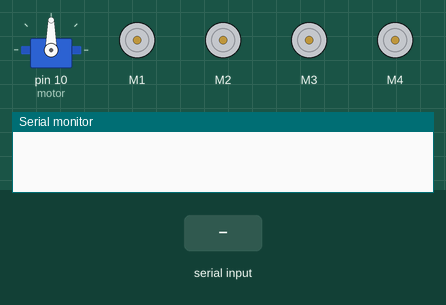
The sketch below on a simulated Arduino Uno, built with avr-gcc and run on an emulated ATmega328P. On the bench: servo, 4 × DC motor (green arrow = forward, orange = backward, longer = faster), the last lines printed to the serial monitor. The test bench sets the inputs (shaded band).

Above: at 1.2 s.
1.3 s: "F" received over Serial
At 2.3 s:
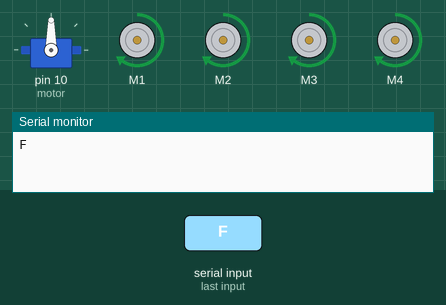
2.8 s: "B" received over Serial
At 3.5 s:
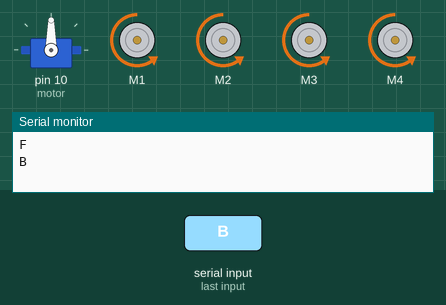
4.3 s: "L" received over Serial
At 4.6 s:
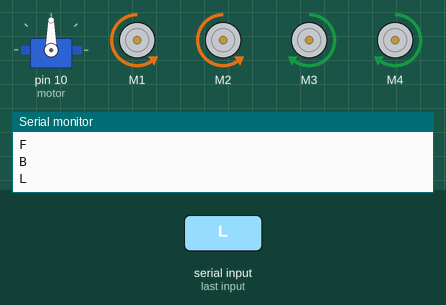
5.8 s: "R" received over Serial
At 6.9 s:
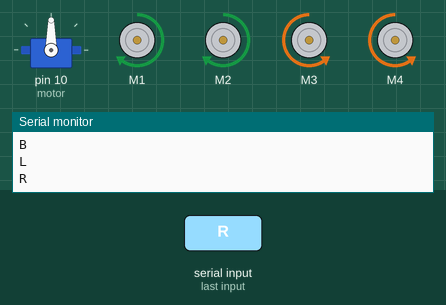
Timing chart, 0 to 8.3 s (numbered marks = the images above; inputs shaded):
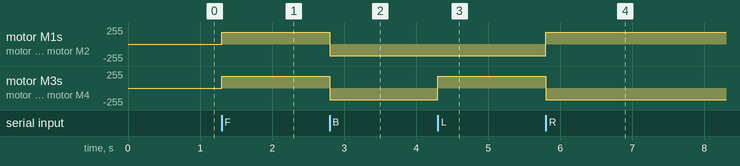

The sketch:

arduino.ino
```cpp
#include <Servo.h>
#include <AFMotor.h>

#define Echo A0
#define Trig A1
#define motor 10
#define Speed 175
#define spoint 103

char value;
int distance;
int Left;
int Right;
int L = 0;
int R = 0;
int L1 = 0;
int R1 = 0;

Servo servo;
AF_DCMotor M1(1);
AF_DCMotor M2(2);
AF_DCMotor M3(3);
AF_DCMotor M4(4);

void setup() {
  Serial.begin(9600);          // Initialize serial communication for Bluetooth
  pinMode(Trig, OUTPUT);       // Ultrasonic sensor trigger pin
  pinMode(Echo, INPUT);        // Ultrasonic sensor echo pin
  servo.attach(motor);         // Attach the servo for obstacle avoidance
  M1.setSpeed(Speed);          // Set the speed for all motors
  M2.setSpeed(Speed);
  M3.setSpeed(Speed);
  M4.setSpeed(Speed);
}

void loop() {

  // obstacle();
  bluetooth();

}

void bluetooth(){
  if (Serial.available() > 0) {
    value = Serial.read();
    Serial.println(value);
  }
  if (value == 'F') {
    forward();
  } else if (value == 'B') {
    backward();
  } else if (value == 'L') {
    left();
  } else if (value == 'R') {
    right();
  } else if (value == 'S') {
    Stop();
  }
}

void obstacle(){
  distance = ultrasonic();
  if (distance <= 50) {
    Stop();
    backward();
    delay(500);
    Stop();
    L = leftsee();
    servo.write(spoint);
    delay(800);
    R = rightsee();
    servo.write(spoint);

    if (L < R) {
      right();
      delay(500);
      Stop();
      delay(200);
    } else if (L > R) {
      left();
      delay(500);
      Stop();
      delay(200);
    }
  } else {
    forward();
  }
}

int ultrasonic() {
  digitalWrite(Trig, LOW);
  delayMicroseconds(4);
  digitalWrite(Trig, HIGH);
  delayMicroseconds(10);
  digitalWrite(Trig, LOW);
  long t = pulseIn(Echo, HIGH);
  long cm = t / 58.2; // time convert distance
  delay(100);
  return cm;
}

void forward() {
  M1.run(FORWARD);
  M2.run(FORWARD);
  M3.run(FORWARD);
  M4.run(FORWARD);
}
void backward() {
  M1.run(BACKWARD);
  M2.run(BACKWARD);
  M3.run(BACKWARD);
  M4.run(BACKWARD);
}
void left() {
  M1.run(BACKWARD);
  M2.run(BACKWARD);
  M3.run(FORWARD);
  M4.run(FORWARD);
}
void right() {
  M1.run(FORWARD);
  M2.run(FORWARD);
  M3.run(BACKWARD);
  M4.run(BACKWARD);
}
void Stop() {
  M1.run(RELEASE);
  M2.run(RELEASE);
  M3.run(RELEASE);
  M4.run(RELEASE);
}

int leftsee() {
  servo.write(20);
  delay(800);  // Reduced delay for quicker scanning
  Left = ultrasonic();
  return Left;
}

int rightsee() {
  servo.write(180);
  delay(800);  // Reduced delay for quicker scanning
  Right = ultrasonic();
  return Right;
}
```

Measured:
- after the input at 1.3 s, motor M1–4: stopped → forward 175/255 at once
- after the input at 2.8 s, motor M1–4: forward 175/255 → backward 175/255 at once
- after the input at 4.3 s, motor M3, motor M4: backward 175/255 → forward 175/255 at once
- after the input at 5.8 s, motor M1, motor M2: backward 175/255 → forward 175/255 at once; motor M3, motor M4: forward 175/255 → backward 175/255 at once
